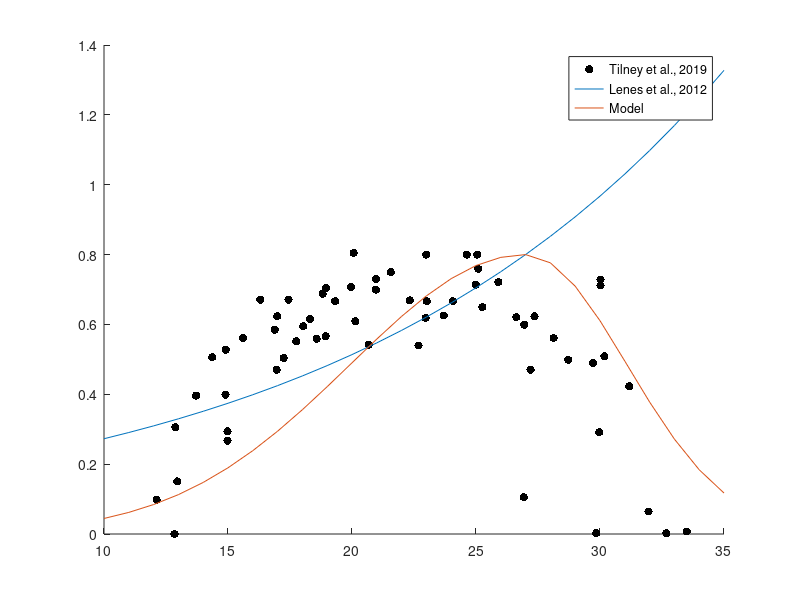

MATLAB code for this plot:
clear all; close all

dat = dlmread('tvsgrowth.txt',',');

t = 10:35;
% 
%Lenes et al., 2012
GITMAX1 = 0.8*exp(0.0633*(t-27));

TOPT2 = 27;
K2C = 0.8;
K2BETA1 = 0.01;
K2BETA2 = 0.03;
for i=1:length(t)
    if(t(i)<=TOPT2)
        GITMAX2(i) = K2C*exp(-K2BETA1*(t(i)-TOPT2)^2.);
    else
        GITMAX2(i) = K2C*exp(-K2BETA2*(TOPT2-t(i))^2.);
    end
end

figure;
scatter(dat(:,1),K2C*dat(:,2),'k','filled');
hold on;
plot(t,GITMAX1,t,GITMAX2);
set(gcf,'color','w');
legend('Tilney et al., 2019','Lenes et al., 2012','Model');